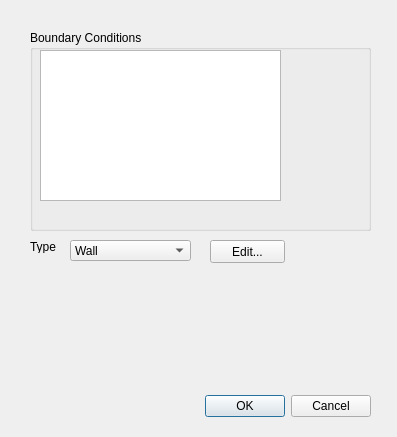
<?xml version="1.0" encoding="UTF-8"?>
<ui version="4.0">
 <class>ManageBCDialog</class>
 <widget class="QDialog" name="ManageBCDialog">
  <property name="geometry">
   <rect>
    <x>0</x>
    <y>0</y>
    <width>397</width>
    <height>437</height>
   </rect>
  </property>
  <property name="windowTitle">
   <string>Dialog</string>
  </property>
  <widget class="QDialogButtonBox" name="buttonBox">
   <property name="geometry">
    <rect>
     <x>30</x>
     <y>390</y>
     <width>341</width>
     <height>32</height>
    </rect>
   </property>
   <property name="orientation">
    <enum>Qt::Horizontal</enum>
   </property>
   <property name="standardButtons">
    <set>QDialogButtonBox::Cancel|QDialogButtonBox::Ok</set>
   </property>
  </widget>
  <widget class="QGroupBox" name="groupBox">
   <property name="geometry">
    <rect>
     <x>30</x>
     <y>30</y>
     <width>341</width>
     <height>201</height>
    </rect>
   </property>
   <property name="title">
    <string>Boundary Conditions</string>
   </property>
   <widget class="QListWidget" name="listWidget">
    <property name="geometry">
     <rect>
      <x>10</x>
      <y>20</y>
      <width>241</width>
      <height>151</height>
     </rect>
    </property>
    <property name="acceptDrops">
     <bool>false</bool>
    </property>
    <property name="autoFillBackground">
     <bool>false</bool>
    </property>
    <property name="frameShape">
     <enum>QFrame::StyledPanel</enum>
    </property>
    <property name="frameShadow">
     <enum>QFrame::Sunken</enum>
    </property>
    <property name="horizontalScrollBarPolicy">
     <enum>Qt::ScrollBarAsNeeded</enum>
    </property>
    <property name="autoScroll">
     <bool>true</bool>
    </property>
   </widget>
  </widget>
  <widget class="QComboBox" name="comboBox">
   <property name="geometry">
    <rect>
     <x>70</x>
     <y>240</y>
     <width>121</width>
     <height>21</height>
    </rect>
   </property>
   <item>
    <property name="text">
     <string>Wall</string>
    </property>
   </item>
   <item>
    <property name="text">
     <string>Velocity Inlet</string>
    </property>
   </item>
  </widget>
  <widget class="QLabel" name="label">
   <property name="geometry">
    <rect>
     <x>30</x>
     <y>240</y>
     <width>47</width>
     <height>13</height>
    </rect>
   </property>
   <property name="text">
    <string>Type</string>
   </property>
  </widget>
  <widget class="QPushButton" name="pushButton">
   <property name="geometry">
    <rect>
     <x>210</x>
     <y>240</y>
     <width>75</width>
     <height>23</height>
    </rect>
   </property>
   <property name="text">
    <string>Edit...</string>
   </property>
  </widget>
 </widget>
 <resources/>
 <connections>
  <connection>
   <sender>buttonBox</sender>
   <signal>accepted()</signal>
   <receiver>ManageBCDialog</receiver>
   <slot>accept()</slot>
   <hints>
    <hint type="sourcelabel">
     <x>248</x>
     <y>254</y>
    </hint>
    <hint type="destinationlabel">
     <x>157</x>
     <y>274</y>
    </hint>
   </hints>
  </connection>
  <connection>
   <sender>buttonBox</sender>
   <signal>rejected()</signal>
   <receiver>ManageBCDialog</receiver>
   <slot>reject()</slot>
   <hints>
    <hint type="sourcelabel">
     <x>316</x>
     <y>260</y>
    </hint>
    <hint type="destinationlabel">
     <x>286</x>
     <y>274</y>
    </hint>
   </hints>
  </connection>
 </connections>
</ui>
